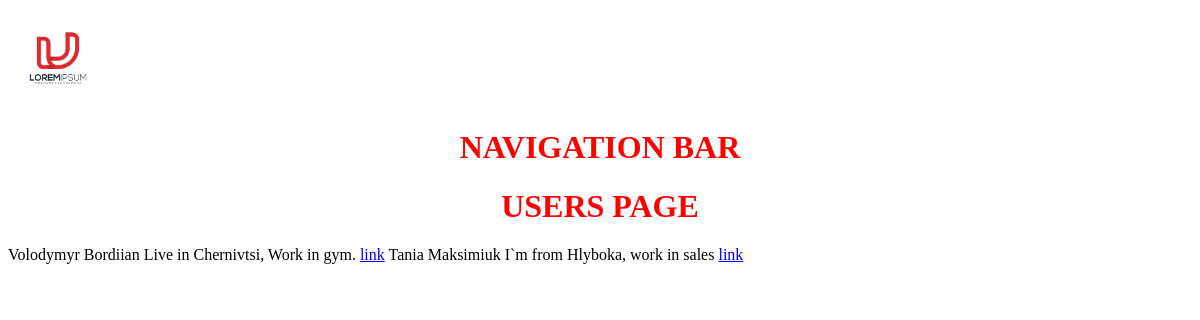
/profiles/, run on the app's committed database.
### users/models.py (models this page shows, shortened)
class Profile(models.Model):
    user = models.OneToOneField(User, on_delete=models.CASCADE, null=True, blank=True)
    name = models.CharField(max_length=200, blank=True, null=True)
    email = models.EmailField(max_length=500, blank=True, null=True)
    username = models.CharField(max_length=200, blank=True, null=True)
    short_intro = models.CharField(max_length=200, blank=True, null=True)
    bio = models.TextField(blank=True, null=True)
    profile_image = models.ImageField(
        null=True, blank=True, upload_to='profiles/',
        default='profiles/user-default.jpg')
    created = models.DateTimeField(auto_now_add=True)
    id = models.UUIDField(default=uuid.uuid4, unique=True, primary_key=True, editable=False)

### users/views.py (the view)
# urls.py: path('', include('users.urls')),
def users(request):
    all_users = Profile.objects.all()
    context = {'all_users': all_users}
    return render(request, 'users/users.html', context)

### users/templates/users/users.html
{% extends 'main.html' %}
{% block content %}
<h1>USERS PAGE</h1>
{% for user in all_users %}
    {{user.name}}
    {{user.bio|slice:"150"}}
<a href="{% url 'user-profile' user.id %}">link</a>
{% endfor %}
{% endblock content %}

### static/style/main.css (style rules this page uses)
h1 { color: red; text-align: center; }

### data on the page
Profile: name "Volodymyr Bordiian", bio "Live in Chernivtsi, Work in gym."
Profile: name "Tania Maksimiuk", bio "I`m from Hlyboka, work in sales"
